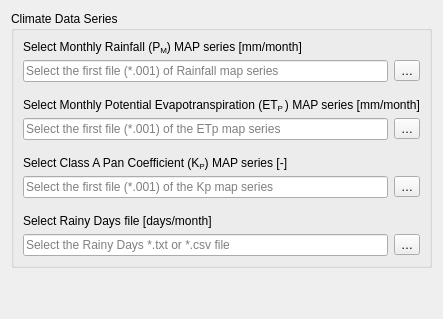
     <widget class="QWidget" name="tab_Climate">
      <attribute name="title">
       <string>Climate</string>
      </attribute>
      <layout class="QVBoxLayout" name="verticalLayout_33">
       <item>
        <widget class="QGroupBox" name="groupBox_Climate">
         <property name="sizePolicy">
          <sizepolicy hsizetype="Minimum" vsizetype="Minimum">
           <horstretch>0</horstretch>
           <verstretch>0</verstretch>
          </sizepolicy>
         </property>
         <property name="title">
          <string>Climate Data Series</string>
         </property>
         <layout class="QVBoxLayout" name="verticalLayout_32">
          <item>
           <layout class="QVBoxLayout" name="verticalLayout_11">
            <item>
             <layout class="QGridLayout" name="gridLayout_29">
              <item row="0" column="0">
               <widget class="QLabel" name="label_Precipitation">
                <property name="sizePolicy">
                 <sizepolicy hsizetype="Minimum" vsizetype="Minimum">
                  <horstretch>0</horstretch>
                  <verstretch>0</verstretch>
                 </sizepolicy>
                </property>
                <property name="toolTip">
                 <string>Monthly rainfall map-series.</string>
                </property>
                <property name="statusTip">
                 <string/>
                </property>
                <property name="whatsThis">
                 <string>Path to file *.001. The folder must contain the maps that represent the mean monthly rainfall, where each map represents the value of the variable at an individual time step.</string>
                </property>
                <property name="text">
                 <string>&lt;html&gt;&lt;head/&gt;&lt;body&gt;&lt;p&gt;Select Monthly Rainfall (P&lt;span style=&quot; vertical-align:sub;&quot;&gt;M&lt;/span&gt;) MAP series [mm/month]&lt;/p&gt;&lt;/body&gt;&lt;/html&gt;</string>
                </property>
                <property name="buddy">
                 <cstring>btn_Precipitation</cstring>
                </property>
               </widget>
              </item>
              <item row="1" column="0">
               <layout class="QHBoxLayout" name="horizontalLayout_4">
                <item>
                 <widget class="QLineEdit" name="lineEdt_Precipitation">
                  <property name="toolTip">
                   <string>Monthly rainfall map-series.</string>
                  </property>
                  <property name="statusTip">
                   <string/>
                  </property>
                  <property name="whatsThis">
                   <string>Path to file *.001. The folder must contain the maps that represent the mean monthly rainfall, where each map represents the value of the variable at an individual time step.</string>
                  </property>
                  <property name="text">
                   <string/>
                  </property>
                  <property name="placeholderText">
                   <string>Select the first file (*.001) of Rainfall map series</string>
                  </property>
                  <property name="clearButtonEnabled">
                   <bool>true</bool>
                  </property>
                 </widget>
                </item>
                <item>
                 <widget class="QToolButton" name="btn_Precipitation">
                  <property name="toolTip">
                   <string>Monthly rainfall map-series.</string>
                  </property>
                  <property name="statusTip">
                   <string/>
                  </property>
                  <property name="whatsThis">
                   <string>Path to file *.001. The folder must contain the maps that represent the mean monthly rainfall, where each map represents the value of the variable at an individual time step.</string>
                  </property>
                  <property name="text">
                   <string>…</string>
                  </property>
                 </widget>
                </item>
               </layout>
              </item>
             </layout>
            </item>
            <item>
             <spacer name="verticalSpacer_26">
              <property name="orientation">
               <enum>Qt::Vertical</enum>
              </property>
              <property name="sizeHint" stdset="0">
               <size>
                <width>20</width>
                <height>10</height>
               </size>
              </property>
             </spacer>
            </item>
            <item>
             <layout class="QGridLayout" name="gridLayout_28">
              <item row="0" column="0">
               <widget class="QLabel" name="label_Evapotranspiration">
                <property name="sizePolicy">
                 <sizepolicy hsizetype="Minimum" vsizetype="Minimum">
                  <horstretch>0</horstretch>
                  <verstretch>0</verstretch>
                 </sizepolicy>
                </property>
                <property name="toolTip">
                 <string>Monthly potential evapotranspiration map-series.</string>
                </property>
                <property name="whatsThis">
                 <string>Path to file *.001. The folder must contain the maps that represent the mean monthly potential evapotranspiration, where each map represents the value of the variable at an individual time step.</string>
                </property>
                <property name="text">
                 <string>&lt;html&gt;&lt;head/&gt;&lt;body&gt;&lt;p&gt;Select Monthly Potential Evapotranspiration (ET&lt;span style=&quot; vertical-align:sub;&quot;&gt;P &lt;/span&gt;) MAP series [mm/month]&lt;/p&gt;&lt;/body&gt;&lt;/html&gt;</string>
                </property>
                <property name="buddy">
                 <cstring>btn_Evapotranspiration</cstring>
                </property>
               </widget>
              </item>
              <item row="1" column="0">
               <layout class="QHBoxLayout" name="horizontalLayout_3">
                <item>
                 <widget class="QLineEdit" name="lineEdt_EvapoTranspiration">
                  <property name="toolTip">
                   <string>Monthly potential evapotranspiration map-series.</string>
                  </property>
                  <property name="whatsThis">
                   <string>Path to file *.001. The folder must contain the maps that represent the mean monthly potential evapotranspiration, where each map represents the value of the variable at an individual time step.</string>
                  </property>
                  <property name="text">
                   <string/>
                  </property>
                  <property name="placeholderText">
                   <string>Select the first file (*.001) of the ETp map series</string>
                  </property>
                  <property name="clearButtonEnabled">
                   <bool>true</bool>
                  </property>
                 </widget>
                </item>
                <item>
                 <widget class="QToolButton" name="btn_Evapotranspiration">
                  <property name="toolTip">
                   <string>Monthly potential evapotranspiration map-series.</string>
                  </property>
                  <property name="whatsThis">
                   <string>Path to file *.001. The folder must contain the maps that represent the mean monthly potential evapotranspiration, where each map represents the value of the variable at an individual time step.</string>
                  </property>
                  <property name="text">
                   <string>…</string>
                  </property>
                 </widget>
                </item>
               </layout>
              </item>
             </layout>
            </item>
            <item>
             <spacer name="verticalSpacer_27">
              <property name="orientation">
               <enum>Qt::Vertical</enum>
              </property>
              <property name="sizeHint" stdset="0">
               <size>
                <width>20</width>
                <height>10</height>
               </size>
              </property>
             </spacer>
            </item>
            <item>
             <layout class="QGridLayout" name="gridLayout_27">
              <item row="0" column="0">
               <widget class="QLabel" name="label_PanCoefficientKp">
                <property name="sizePolicy">
                 <sizepolicy hsizetype="Minimum" vsizetype="Minimum">
                  <horstretch>0</horstretch>
                  <verstretch>0</verstretch>
                 </sizepolicy>
                </property>
                <property name="toolTip">
                 <string>Class A Pan Coefficient, value for each pixel and each month of the simulation period.</string>
                </property>
                <property name="whatsThis">
                 <string>Path to file .001 that represents the monthly Class A Pan Coefficient  map-series data input for the entire simulation period.</string>
                </property>
                <property name="text">
                 <string>&lt;html&gt;&lt;head/&gt;&lt;body&gt;&lt;p&gt;Select Class A Pan Coefficient (K&lt;span style=&quot; vertical-align:sub;&quot;&gt;P&lt;/span&gt;) MAP series [-]&lt;/p&gt;&lt;/body&gt;&lt;/html&gt;</string>
                </property>
                <property name="buddy">
                 <cstring>btn_PanCoefficientKp</cstring>
                </property>
               </widget>
              </item>
              <item row="1" column="0">
               <layout class="QHBoxLayout" name="horizontalLayout_2">
                <item>
                 <widget class="QLineEdit" name="lineEdt_PanCoefficientKp">
                  <property name="toolTip">
                   <string>Class A Pan Coefficient, value for each pixel and each month of the simulation period.</string>
                  </property>
                  <property name="whatsThis">
                   <string>Path to file .001 that represents the monthly Class A Pan Coefficient  map-series data input for the entire simulation period.</string>
                  </property>
                  <property name="text">
                   <string/>
                  </property>
                  <property name="placeholderText">
                   <string>Select the first file (*.001) of the Kp map series</string>
                  </property>
                  <property name="clearButtonEnabled">
                   <bool>true</bool>
                  </property>
                 </widget>
                </item>
                <item>
                 <widget class="QToolButton" name="btn_PanCoefficientKp">
                  <property name="toolTip">
                   <string>Class A Pan Coefficient, value for each pixel and each month of the simulation period.</string>
                  </property>
                  <property name="whatsThis">
                   <string>Path to file .001 that represents the monthly Class A Pan Coefficient  map-series data input for the entire simulation period.</string>
                  </property>
                  <property name="text">
                   <string>…</string>
                  </property>
                 </widget>
                </item>
               </layout>
              </item>
             </layout>
            </item>
            <item>
             <spacer name="verticalSpacer_28">
              <property name="orientation">
               <enum>Qt::Vertical</enum>
              </property>
              <property name="sizeHint" stdset="0">
               <size>
                <width>20</width>
                <height>10</height>
               </size>
              </property>
             </spacer>
            </item>
            <item>
             <layout class="QGridLayout" name="gridLayout_26">
              <item row="0" column="0">
               <widget class="QLabel" name="label_RainyDays">
                <property name="sizePolicy">
                 <sizepolicy hsizetype="Minimum" vsizetype="Minimum">
                  <horstretch>0</horstretch>
                  <verstretch>0</verstretch>
                 </sizepolicy>
                </property>
                <property name="toolTip">
                 <string>Number of rainy days for each month.</string>
                </property>
                <property name="whatsThis">
                 <string>This file is a *.txt or *.csv file representing the mean value of rainy days for each month.
</string>
                </property>
                <property name="text">
                 <string>Select Rainy Days file [days/month]</string>
                </property>
                <property name="buddy">
                 <cstring>btn_RainyDays</cstring>
                </property>
               </widget>
              </item>
              <item row="1" column="0">
               <layout class="QHBoxLayout" name="horizontalLayout">
                <item>
                 <widget class="QLineEdit" name="lineEdt_RainyDays">
                  <property name="toolTip">
                   <string>Number of rainy days for each month.</string>
                  </property>
                  <property name="whatsThis">
                   <string>This file is a *.txt or *.csv file representing the mean value of rainy days for each month.
</string>
                  </property>
                  <property name="text">
                   <string/>
                  </property>
                  <property name="placeholderText">
                   <string>Select the Rainy Days *.txt or *.csv file</string>
                  </property>
                  <property name="clearButtonEnabled">
                   <bool>true</bool>
                  </property>
                 </widget>
                </item>
                <item>
                 <widget class="QToolButton" name="btn_RainyDays">
                  <property name="toolTip">
                   <string>Number of rainy days for each month.</string>
                  </property>
                  <property name="whatsThis">
                   <string>This file is a *.txt or *.csv file representing the mean value of rainy days for each month.
</string>
                  </property>
                  <property name="text">
                   <string>…</string>
                  </property>
                 </widget>
                </item>
               </layout>
              </item>
             </layout>
            </item>
           </layout>
          </item>
         </layout>
        </widget>
       </item>
       <item>
        <spacer name="verticalSpacer">
         <property name="orientation">
          <enum>Qt::Vertical</enum>
         </property>
         <property name="sizeHint" stdset="0">
          <size>
           <width>20</width>
           <height>40</height>
          </size>
         </property>
        </spacer>
       </item>
      </layout>
     </widget>
